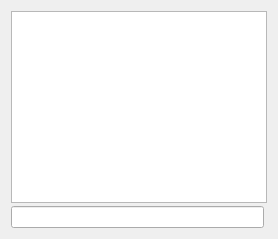
     <widget class="QWidget" name="tab_console">
      <attribute name="title">
       <string>&amp;Console</string>
      </attribute>
      <layout class="QVBoxLayout" name="verticalLayout_3">
       <property name="spacing">
        <number>3</number>
       </property>
       <item>
        <widget class="QTextEdit" name="messagesWidget">
         <property name="minimumSize">
          <size>
           <width>0</width>
           <height>100</height>
          </size>
         </property>
         <property name="readOnly">
          <bool>true</bool>
         </property>
         <property name="tabKeyNavigation" stdset="0">
          <bool>false</bool>
         </property>
         <property name="columnCount" stdset="0">
          <number>2</number>
         </property>
        </widget>
       </item>
       <item>
        <layout class="QHBoxLayout" name="horizontalLayout">
         <property name="spacing">
          <number>3</number>
         </property>
         <item>
          <widget class="QLineEdit" name="lineEdit"/>
         </item>
         <item>
          <widget class="QtMaterialFlatButton" name="clearButton" native="true">
           <property name="maximumSize">
            <size>
             <width>24</width>
             <height>24</height>
            </size>
           </property>
           <property name="toolTip">
            <string>Clear console</string>
           </property>
           <property name="text" stdset="0">
            <string/>
           </property>
           <property name="icon" stdset="0">
            <iconset resource="../vulcano.qrc">
             <normaloff>:/icons/remove</normaloff>:/icons/remove</iconset>
           </property>
           <property name="shortcut" stdset="0">
            <string notr="true">Ctrl+L</string>
           </property>
           <property name="autoDefault" stdset="0">
            <bool>false</bool>
           </property>
          </widget>
         </item>
        </layout>
       </item>
      </layout>
     </widget>
